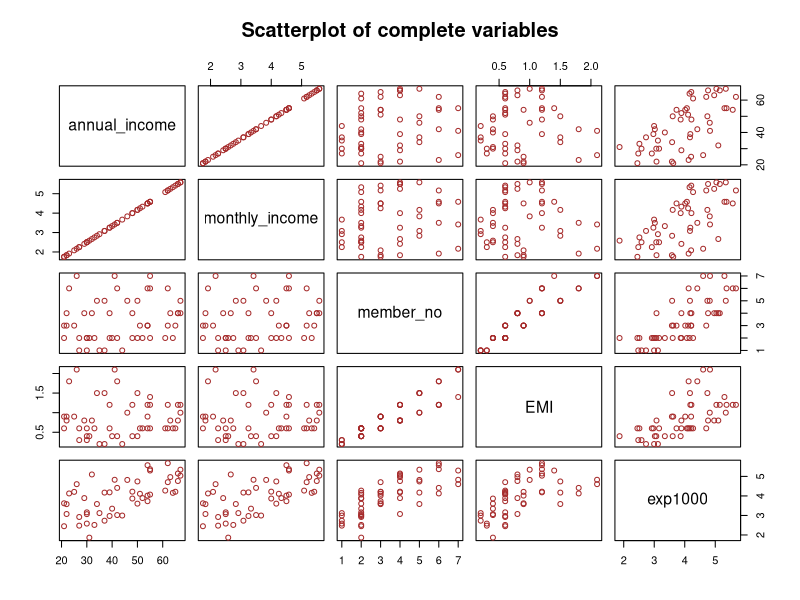
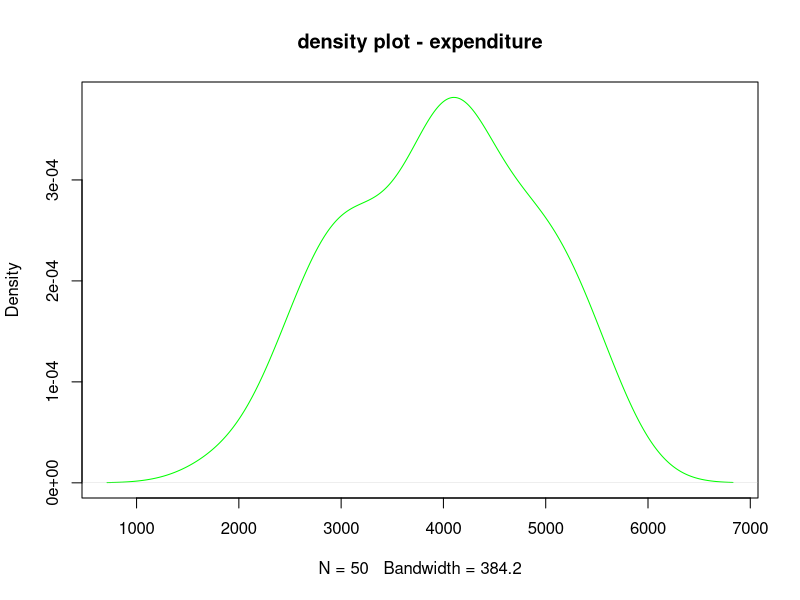
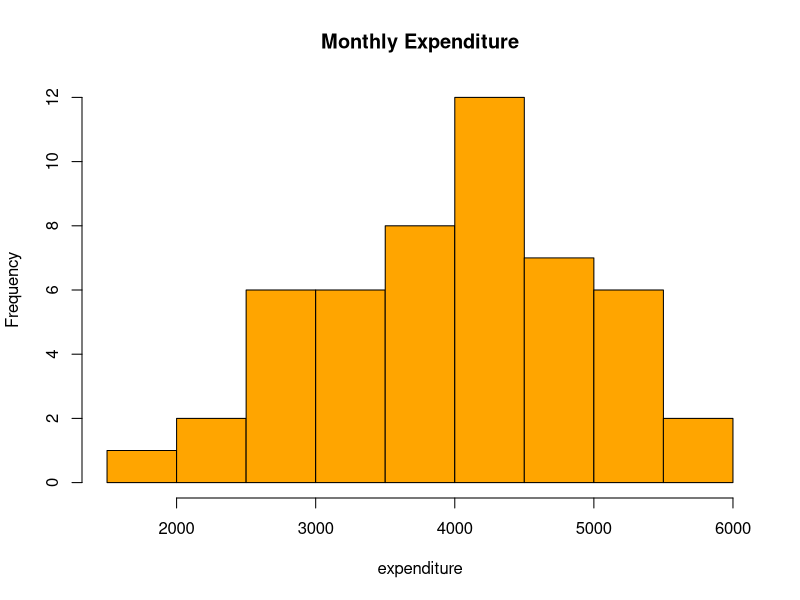
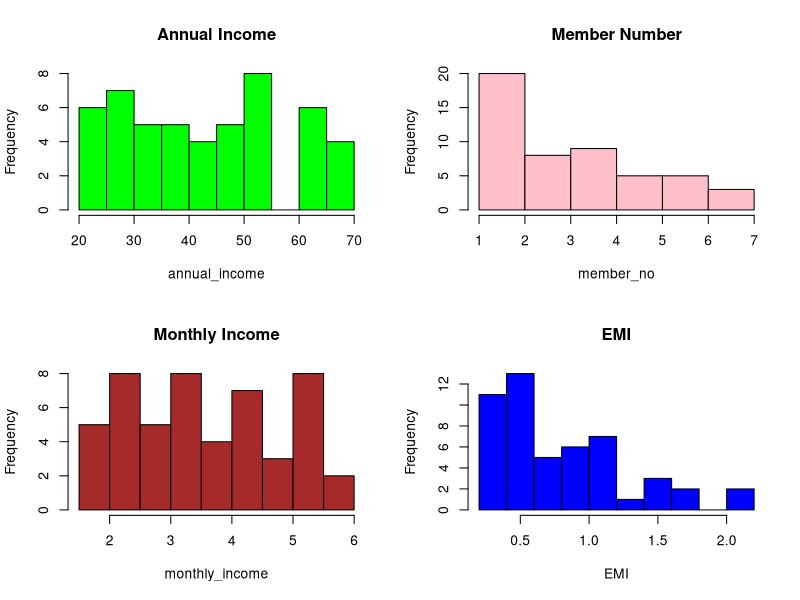
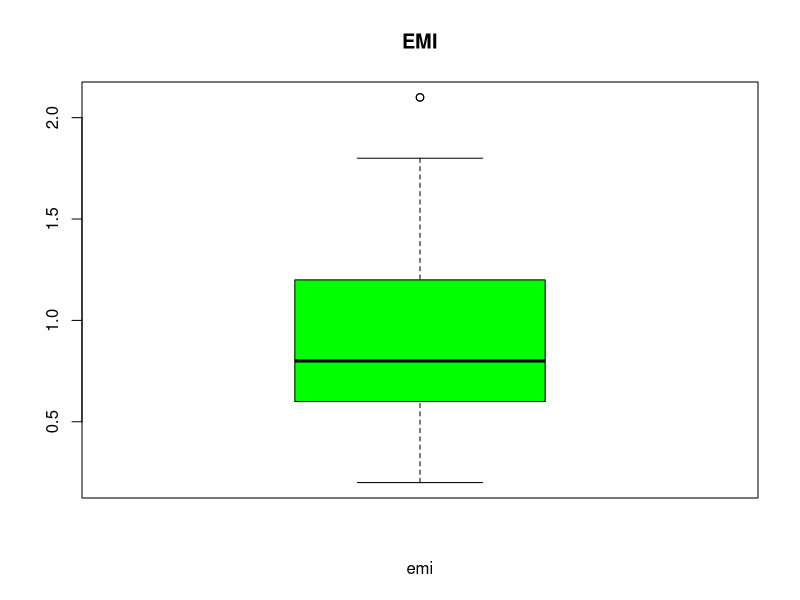
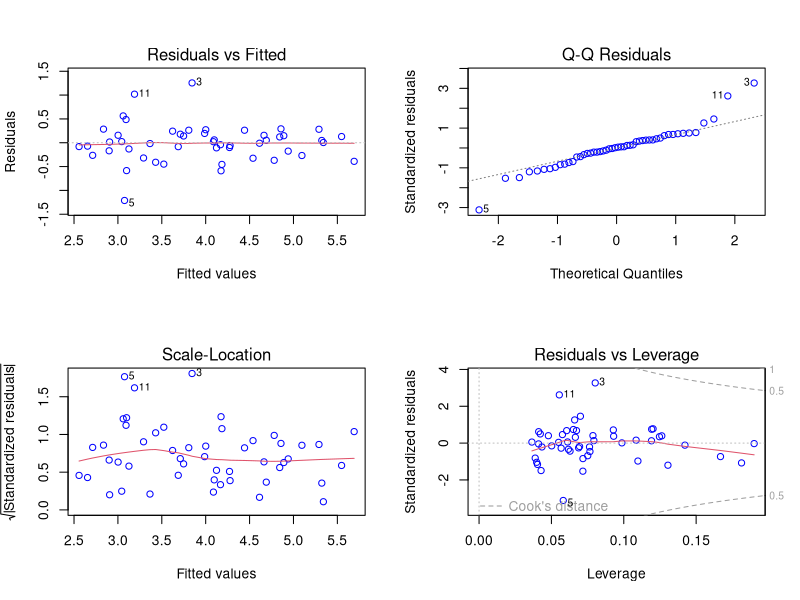

The R source for these figures, in order: (Note: this script raises an error after producing the figures.)
setwd("C:/Users/SHYAM KRISHNAN K/Desktop/PJ-3/regression")
getwd()
library("readxl") 
library(psych)
library(car)

mydata <- read_excel("Household Data.xlsx")

########## exploratory data analysis
dim(mydata)
names(mydata)
str(mydata)
head(mydata)
tail(mydata)
colSums(is.na(mydata)) 
colnames(mydata)<-c("annual_income","monthly_income","member_no","expenditure","EMI")
############# descriptive data analysis.

attach(mydata)
str(mydata)
summary(mydata)

range(annual_income)
range(monthly_income)
range(member_no)
range(EMI)
range(expenditure)

sd(annual_income)
sd(monthly_income)
sd(member_no)
sd(EMI)
sd(expenditure)

var(annual_income)
var(monthly_income)
var(member_no)
var(EMI)
var(expenditure)


########## data transformation
colnames(mydata)<-c("annual_income","monthly_income","member_no","expenditure","EMI")
mydata<- transform(mydata, exp1000 = expenditure / 1000)
mydata$expenditure<- NULL
attach(mydata)


################### data visualization 

plot(mydata, pch=1, col="brown", main="Scatterplot of complete variables")

library(lattice)
plot(density(expenditure),col='green', main="density plot - expenditure")

hist(expenditure,main = 'Monthly Expenditure',xlab = 'expenditure',ylab = 'Frequency',col = 'orange')

par(mfrow=c(2,2))
hist(annual_income,main = 'Annual Income',xlab = 'annual_income',ylab = 'Frequency',col = 'green')
hist(member_no,main = 'Member Number',xlab = 'member_no',ylab = 'Frequency',col = 'pink')
hist(monthly_income,main = 'Monthly Income',xlab = 'monthly_income',ylab = 'Frequency',col = 'brown')
hist(EMI,main = 'EMI',xlab = 'EMI',ylab = 'Frequency',col = 'blue')
dev.off()
boxplot(EMI, main="EMI", col = 'green',xlab = 'emi')

############# multivariate regression ###########
result1<-lm(exp1000~annual_income+monthly_income+member_no+EMI, data=mydata)
result1
aov(result1)
summary(result1)

result1a<-lm(exp1000~monthly_income+annual_income+member_no+EMI, data=mydata)
result1a
aov(result1a)
summary(result1a)

result2<-lm(exp1000~monthly_income+member_no+EMI, data=mydata)
result2
aov(result2)
summary(result2)

result6<-lm(exp1000~member_no+EMI, data=mydata)
result6
aov(result6)
summary(result6)

result5<-lm(exp1000~monthly_income+EMI, data=mydata)
result5
aov(result5)
summary(result5)



result3<-lm(exp1000~monthly_income+member_no, data=mydata)
result3
aov(result3)
summary(result3)
#################### test of assumptions #################

####Mean of the residuals is zero 
mean(result1$residuals)

#######Homoscedasticity of residuals 
par(mfrow=c(2,2))
plot(result1,col="blue")
dev.off()

############Errors and Expalantory Variables are uncorrelated
cor.test(annual_income,result1$residuals) 
cor.test(monthly_income,result1$residuals)
cor.test(member_no,result1$residuals)
cor.test(EMI,result1$residuals)

############multi-colinearity 
library(car)
vif(result1)
alias( lm(exp1000~annual_income+monthly_income+member_no+EMI, data=mydata))
vif(lm(exp1000~annual_income+monthly_income+member_no+EMI, data=mydata))
vif(lm(exp1000~monthly_income+member_no+EMI, data=mydata))
vif(lm(exp1000~annual_income+member_no, data=mydata))
#################### testing variables correlation ########
round(cor(cbind(annual_income,monthly_income,member_no,EMI,exp1000)),2)

############ Robust Regression #############
library(foreign)
library(MASS)

r_result1<-rlm(exp1000~annual_income+monthly_income+member_no+EMI, data=mydata)
r_result1
aov(r_result1)
summary(r_result1)

r_result2<-rlm(exp1000~monthly_income+member_no+EMI, data=mydata)
r_result2
aov(r_result2)
summary(r_result2)

r_result3<-rlm(exp1000~monthly_income+member_no, data=mydata)
r_result3
aov(r_result3)
summary(r_result3)

########log-log model###########
mydata$lna_income<-log(mydata$annual_income)
mydata$lnm_income<-log(mydata$monthly_income)
mydata$lnmembe<-log(mydata$member_no)
mydata$lnEMI<-log(mydata$EMI)
mydata$lnexp1000<-log(mydata$exp1000)

newlogdf <- c("lna_income", "lnm_income", "lnmembe","lnEMI","lnexp1000")
newdata <- mydata[newlogdf]
summary(newdata)
plot(newdata)

res_log<-lm(mydata$lnexp1000~mydata$lna_income+mydata$lnm_income+mydata$lnmembe+mydata$lnEMI)
res_log
aov(res_log)
summary(res_log)

res_log1<-lm(mydata$lnexp1000~mydata$lna_income+mydata$lnmembe)
res_log1
aov(res_log1)
summary(res_log1)

res_log2<-lm(mydata$lnexp1000~mydata$lna_income+mydata$lnmembe+mydata$lnEMI)
res_log2
aov(res_log2)
summary(res_log2)

res_log3<-lm(mydata$lnexp1000~mydata$lna_income+mydata$lnEMI)
res_log3
aov(res_log3)
summary(res_log3)

############## parsimony
######### stepwise regression
library(leaps)

Null<-lm(exp1000~1, data=mydata)
Full<-lm(exp1000~annual_income+monthly_income+member_no+EMI, data=mydata) 
step(Null, scope = list(upper=Full), data=mydata, direction="both") 


#########prediction
finalmodel<-lm(formula = exp1000 ~ member_no + monthly_income, data = mydata)
finalmodel
anova(finalmodel)
summary(finalmodel)

predict(finalmodel,data.frame(member_no=3, monthly_income=4.5),interval="confidence")
predict(finalmodel,data.frame(member_no=3, monthly_income=4.5),interval="prediction")
